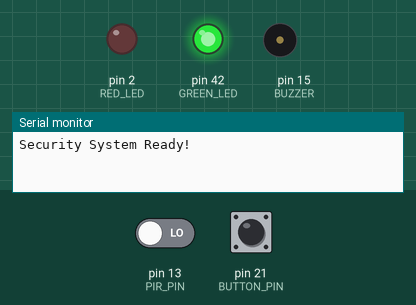
This sketch was run on a simulated Arduino Mega 2560, built with avr-gcc and run on an emulated ATmega2560. On the bench: output pins drawn as LEDs (lit = HIGH), buzzer (waves = sounding, pin HIGH), the last lines printed to the serial monitor. Dashed ring = blinking. The test bench sets the inputs (shaded band); at power-on: pin 21 (BUTTON_PIN) HIGH, pin 13 (PIR_PIN) LOW.

Above: at 1.8 s.
1.9 s: pin 21 (BUTTON_PIN) pulled LOW for 0.15 s
At 3.4 s:
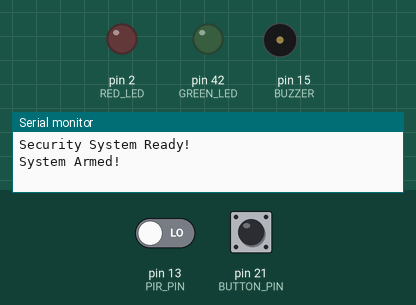
3.7 s: pin 13 (PIR_PIN) driven HIGH
At 5.1 s:
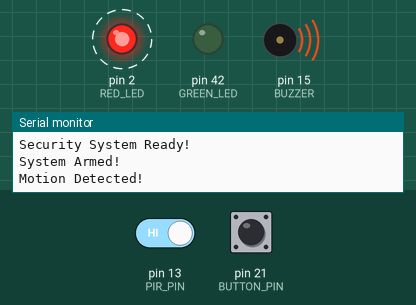
6.7 s: pin 21 (BUTTON_PIN) pulled LOW for 1 s
At 7.4 s:
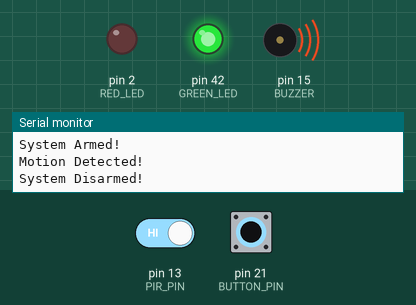
9.2 s: pin 21 (BUTTON_PIN) pulled LOW for 3.2 s
At 9.45 s:
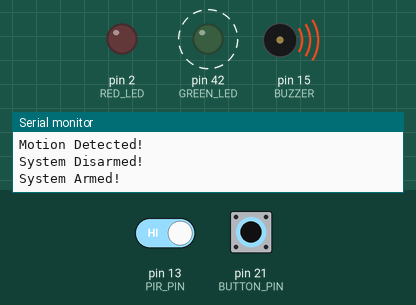
Timing chart, 0 to 13.8 s (numbered marks = the images above; inputs shaded):
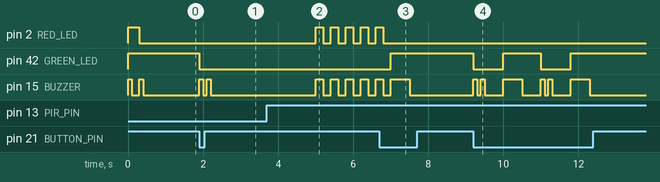

The sketch:

motion_detect.ino
```cpp
// Pin definitions
#define PIR_PIN     13  // Motion Sensor
#define RED_LED     2   // Alert LED
#define GREEN_LED   42   // Status LED
#define BUZZER      15  // Buzzer
#define BUTTON_PIN  21  // Arm/Disarm Button

// System states
bool systemArmed = false;
bool motionDetected = false;
unsigned long lastDetectionTime = 0;
const unsigned long COOLDOWN_PERIOD = 5000; // 5 seconds cooldown

void setup() {
  Serial.begin(115200);

  // Initialize pins
  pinMode(PIR_PIN, INPUT);
  pinMode(RED_LED, OUTPUT);
  pinMode(GREEN_LED, OUTPUT);
  pinMode(BUZZER, OUTPUT);
  pinMode(BUTTON_PIN, INPUT_PULLUP);

  // Initial system state
  digitalWrite(GREEN_LED, HIGH);
  startupSequence();
  Serial.println("Security System Ready!");
}

void loop() {
  // Check arm/disarm button
  if (digitalRead(BUTTON_PIN) == LOW) {
    toggleSystem();
    delay(500); // Debounce
  }

  if (systemArmed) {
    checkMotion();
  }
}

void startupSequence() {
  // Power-on test sequence
  digitalWrite(RED_LED, HIGH);
  beep(100);
  delay(200);
  digitalWrite(RED_LED, LOW);
  digitalWrite(GREEN_LED, HIGH);
  beep(100);
  delay(200);
}

void toggleSystem() {
  systemArmed = !systemArmed;
  if (systemArmed) {
    Serial.println("System Armed!");
    digitalWrite(GREEN_LED, LOW);
    // Double beep for arming
    beep(100);
    delay(100);
    beep(100);
  } else {
    Serial.println("System Disarmed!");
    digitalWrite(GREEN_LED, HIGH);
    digitalWrite(RED_LED, LOW);
    // Single long beep for disarming
    beep(500);
  }
}

void checkMotion() {
  if (digitalRead(PIR_PIN) == HIGH) {
    unsigned long currentTime = millis();
    // Check if enough time has passed since last detection
    if (!motionDetected && (currentTime - lastDetectionTime > COOLDOWN_PERIOD)) {
      motionDetected = true;
      lastDetectionTime = currentTime;
      triggerAlarm();
    }
  } else {
    motionDetected = false;
  }
}

void triggerAlarm() {
  Serial.println("Motion Detected!");
  for(int i = 0; i < 5; i++) {
    digitalWrite(RED_LED, HIGH);
    beep(200);
    digitalWrite(RED_LED, LOW);
    delay(200);
  }
}

void beep(int duration) {
  digitalWrite(BUZZER, HIGH);
  delay(duration);
  digitalWrite(BUZZER, LOW);
}
```

Measured:
- after the input at 1.9 s, pin 42 (GREEN_LED): HIGH → LOW at once; pin 15 (BUZZER): alternates HIGH for 0.10 s and LOW for 0.10 s, 4 changes in all, then stays LOW, starting at once
- after the input at 3.7 s, pin 2 (RED_LED), pin 15 (BUZZER): alternates HIGH for 0.20 s and LOW for 0.20 s, starting after 1.3 s
- after the input at 6.7 s, pin 42 (GREEN_LED): LOW → HIGH after 0.30 s
- after the input at 9.2 s, pin 42 (GREEN_LED): alternates HIGH for 1.0 s and LOW for 0.80 s, 4 changes in all, then stays HIGH, starting at once; pin 15 (BUZZER): LOW → HIGH at once, → LOW 0.10 s later, → HIGH 0.10 s later, → LOW 0.10 s later, … (12 changes in this stretch)
